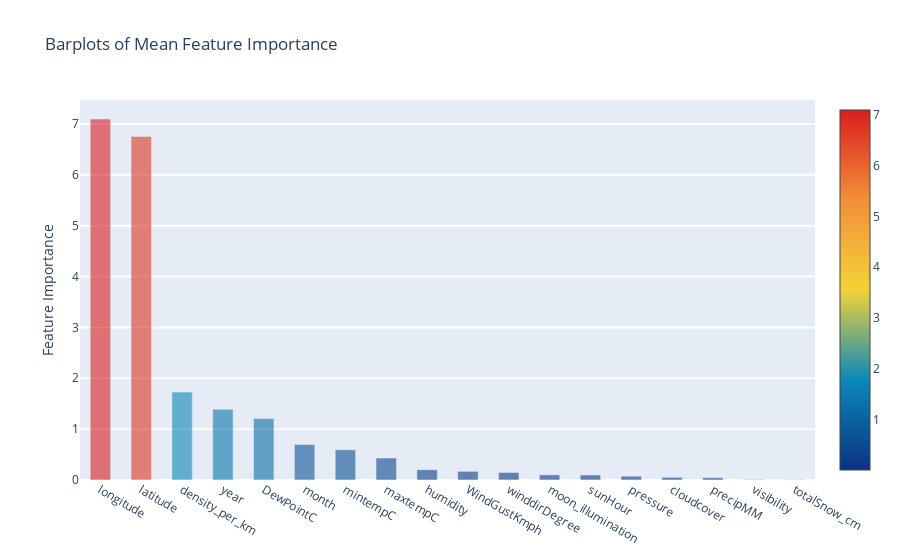

Notebook code for this chart:
### Code cell
y = feature_dataframe['mean'].values
x = feature_dataframe['features'].values
data = [go.Bar(
            x= x,
             y= y,
            width = 0.5,
            marker=dict(
               color = feature_dataframe['mean'].values,
            colorscale='Portland',
            showscale=True,
            reversescale = False
            ),
            opacity=0.6
        )]

layout= go.Layout(
    autosize= True,
    title= 'Barplots of Mean Feature Importance',
    hovermode= 'closest',
    yaxis=dict(
        title= 'Feature Importance',
        ticklen= 5,
        gridwidth= 2
    ),
    showlegend= False
)
fig = go.Figure(data=data, layout=layout)
py.iplot(fig, filename='bar-direct-labels')

### Figure 1 — Plotly figure (JSON) as saved in the notebook; plotly's stock layout.template omitted (floating-point values rounded to 4 significant figures)
{"data": [{"marker": {"color": [7.096, 6.753, 1.728, 1.391, 1.207, 0.6967, 0.5939, 0.4319, 0.2022, 0.1704, 0.1466, 0.1011, 0.0982, 0.07487, 0.05068, 0.04419, 0.009027, 0.005384], "colorscale": [[0, "rgb(12,51,131)"], [0.25, "rgb(10,136,186)"], [0.5, "rgb(242,211,56)"], [0.75, "rgb(242,143,56)"], [1, "rgb(217,30,30)"]], "reversescale": false, "showscale": true}, "opacity": 0.6, "type": "bar", "width": 0.5, "x": ["longitude", "latitude", "density_per_km", "year", "DewPointC", "month", "mintempC", "maxtempC", "humidity", "WindGustKmph", "winddirDegree", "moon_illumination", "sunHour", "pressure", "cloudcover", "precipMM", "visibility", "totalSnow_cm"], "y": [7.096, 6.753, 1.728, 1.391, 1.207, 0.6967, 0.5939, 0.4319, 0.2022, 0.1704, 0.1466, 0.1011, 0.0982, 0.07487, 0.05068, 0.04419, 0.009027, 0.005384]}], "layout": {"autosize": true, "hovermode": "closest", "showlegend": false, "title": {"text": "Barplots of Mean Feature Importance"}, "xaxis": {"autorange": true, "range": [-0.5, 17.5], "type": "category"}, "yaxis": {"autorange": true, "gridwidth": 2, "range": [0, 7.469], "ticklen": 5, "title": {"text": "Feature Importance"}, "type": "linear"}}}
